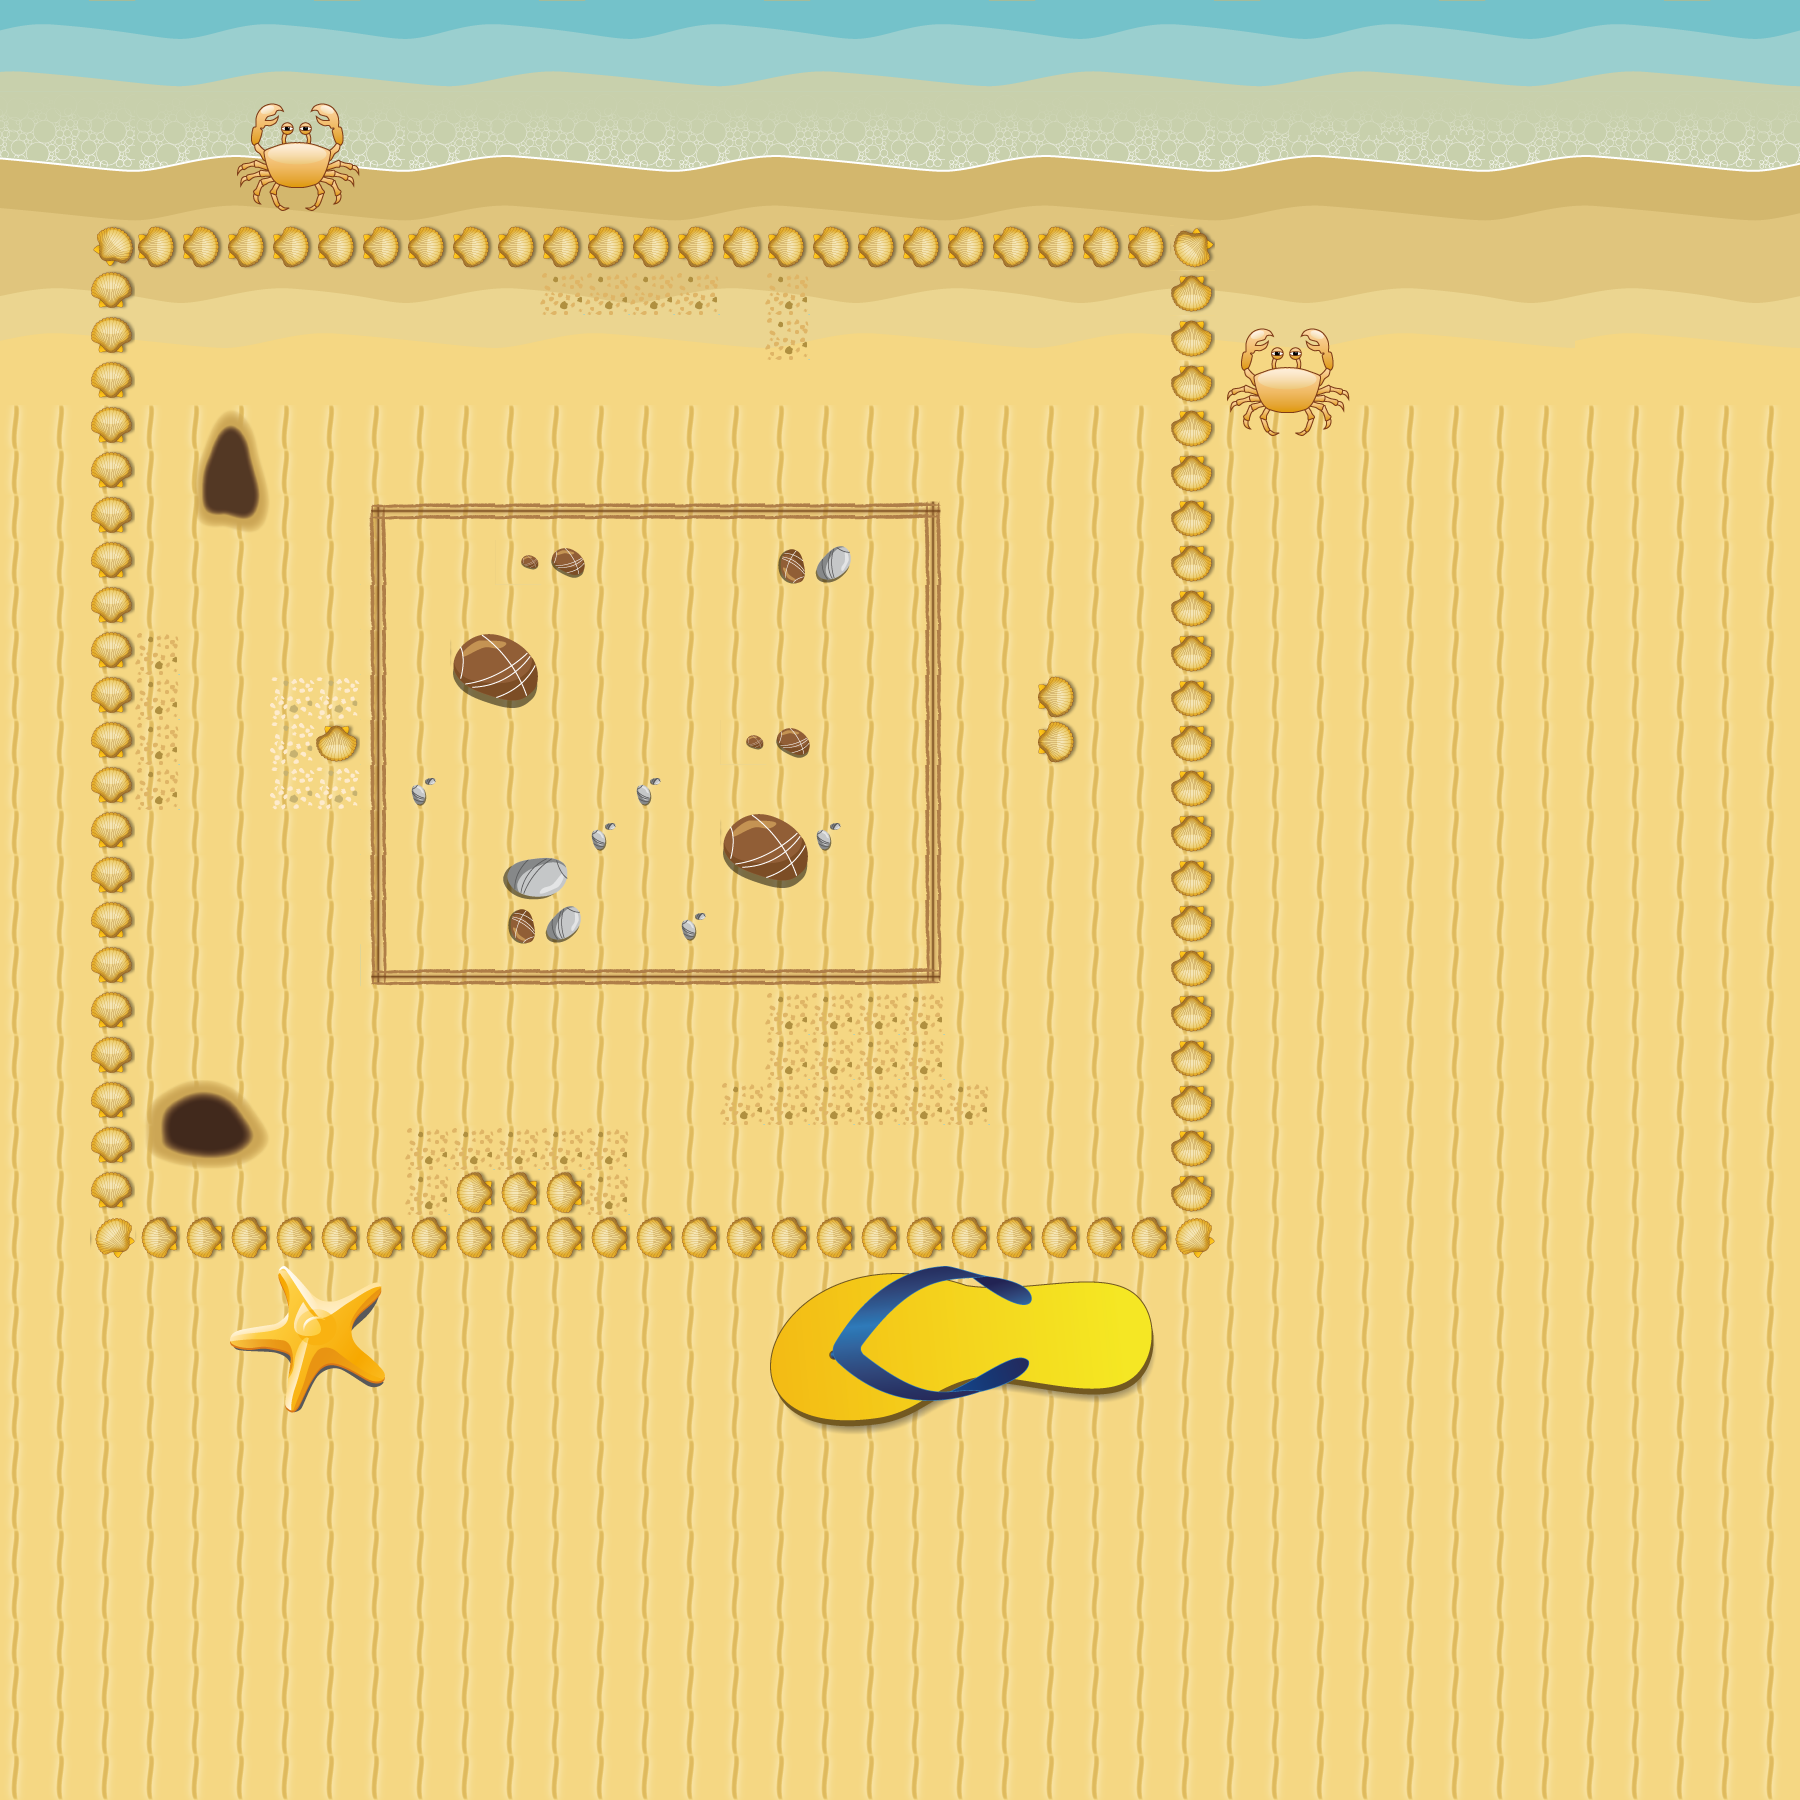

This game map was drawn from its Tiled (.tmx) file and the tilesets committed beside it. A one-line description and the trimmed map source follow:
An orthogonal 40x40 tile map with 45x45 px tiles, 4 tile layers (Capa 1, Capa 2, Capa 3, Capa 4) and 42 objects (14x Vertical, 12x Horizontal, 8x Item_box, 4x check, 3x animation, ...).

<map version="1.0" orientation="orthogonal" width="40" height="40" tilewidth="45" tileheight="45">
 <properties>
  <property name="ancho_meta" value="5" />
  <property name="ancho_pista" value="5" />
  <property name="collision_map" value="collisionmapbeach.png" />
  <property name="grado_coche" value="270" />
  <property name="music" value="Alaska - Pirato Ketchup.ogg" />
  <property name="tileset_alto" value="22" />
  <property name="tileset_ancho" value="20" />
 </properties>
 <tileset firstgid="1" name="tileset-beach" tilewidth="45" tileheight="45">
  <image source="tilesetbeach.png" width="900" height="990" />
 </tileset>
 <layer name="Capa 1" width="40" height="40">
  <data>[1600 cells, 1600 non-empty, 43 distinct tile ids]</data>
 </layer>
 <layer name="Capa 2" width="40" height="40">
  <data>[1600 cells, 284 non-empty, 102 distinct tile ids]</data>
 </layer>
 <layer name="Capa 3" width="40" height="40">
  <data>[1600 cells, 0 non-empty, 0 distinct tile ids]</data>
 </layer>
 <layer name="Capa 4" width="40" height="40">
  <data>[1600 cells, 0 non-empty, 0 distinct tile ids]</data>
 </layer>
 <objectgroup name="checkpoints" width="40" height="40">
  <object name="1" type="Horizontal" x="945" y="855" width="45" height="45" />
  <object name="6" type="Vertical" x="900" y="270" width="45" height="45" />
  <object name="10" type="Vertical" x="540" y="270" width="45" height="45" />
  <object name="7" type="Vertical" x="810" y="270" width="45" height="45" />
  <object name="8" type="Vertical" x="720" y="270" width="45" height="45" />
  <object name="9" type="Vertical" x="630" y="270" width="45" height="45" />
  <object name="5" type="Horizontal" x="945" y="495" width="45" height="45" />
  <object name="4" type="Horizontal" x="945" y="585" width="45" height="45" />
  <object name="2" type="Horizontal" x="945" y="765" width="45" height="45" />
  <object name="3" type="Horizontal" x="945" y="675" width="45" height="45" />
  <object name="11" type="Vertical" x="450" y="270" width="45" height="45" />
  <object name="12" type="Vertical" x="360" y="270" width="45" height="45" />
  <object name="13" type="Horizontal" x="135" y="495" width="45" height="45" />
  <object name="14" type="Horizontal" x="135" y="585" width="45" height="45" />
  <object name="15" type="Horizontal" x="135" y="675" width="45" height="45" />
  <object name="16" type="Horizontal" x="135" y="765" width="45" height="45" />
  <object name="17" type="Horizontal" x="135" y="855" width="45" height="45" />
  <object name="18" type="Horizontal" x="135" y="945" width="45" height="45" />
  <object name="19" type="Vertical" x="360" y="990" width="45" height="45" />
  <object name="20" type="Vertical" x="450" y="990" width="45" height="45" />
  <object name="21" type="Vertical" x="540" y="990" width="45" height="45" />
  <object name="22" type="Vertical" x="630" y="990" width="45" height="45" />
  <object name="23" type="Vertical" x="720" y="990" width="45" height="45" />
  <object name="24" type="Vertical" x="810" y="990" width="45" height="45" />
  <object name="25" type="Vertical" x="900" y="990" width="45" height="45" />
  <object name="26" type="Horizontal" x="945" y="945" width="45" height="45" />
  <object name="0" type="GoalH" x="945" y="900" width="45" height="45" />
 </objectgroup>
 <objectgroup name="objetos" width="40" height="40">
  <object name="Item_box" type="Item_box" x="450" y="405" width="45" height="45" />
  <object name="Item_box" type="Item_box" x="990" y="720" width="45" height="45" />
  <object name="Item_box" type="Item_box" x="1080" y="720" width="45" height="45" />
  <object name="Item_box" type="Item_box" x="630" y="1125" width="45" height="45" />
  <object name="Item_box" type="Item_box" x="630" y="1035" width="45" height="45" />
  <object name="Item_box" type="Item_box" x="180" y="855" width="45" height="45" />
  <object name="Item_box" type="Item_box" x="270" y="855" width="45" height="45" />
  <object name="Item_box" type="Item_box" x="450" y="315" width="45" height="45" />
  <object name="1" type="check" x="990" y="405" width="45" height="45" />
  <object name="2" type="check" x="315" y="405" width="45" height="45" />
  <object name="3" type="check" x="225" y="945" width="45" height="45" />
  <object name="4" type="check" x="1035" y="1035" width="45" height="45" />
  <object name="dragonfly1" type="animation" x="540" y="1080" width="45" height="45" />
  <object name="dragonfly2" type="animation" x="180" y="1080" width="45" height="45" />
  <object name="butterfly" type="animation" x="720" y="135" width="45" height="45" />
 </objectgroup>
</map>
